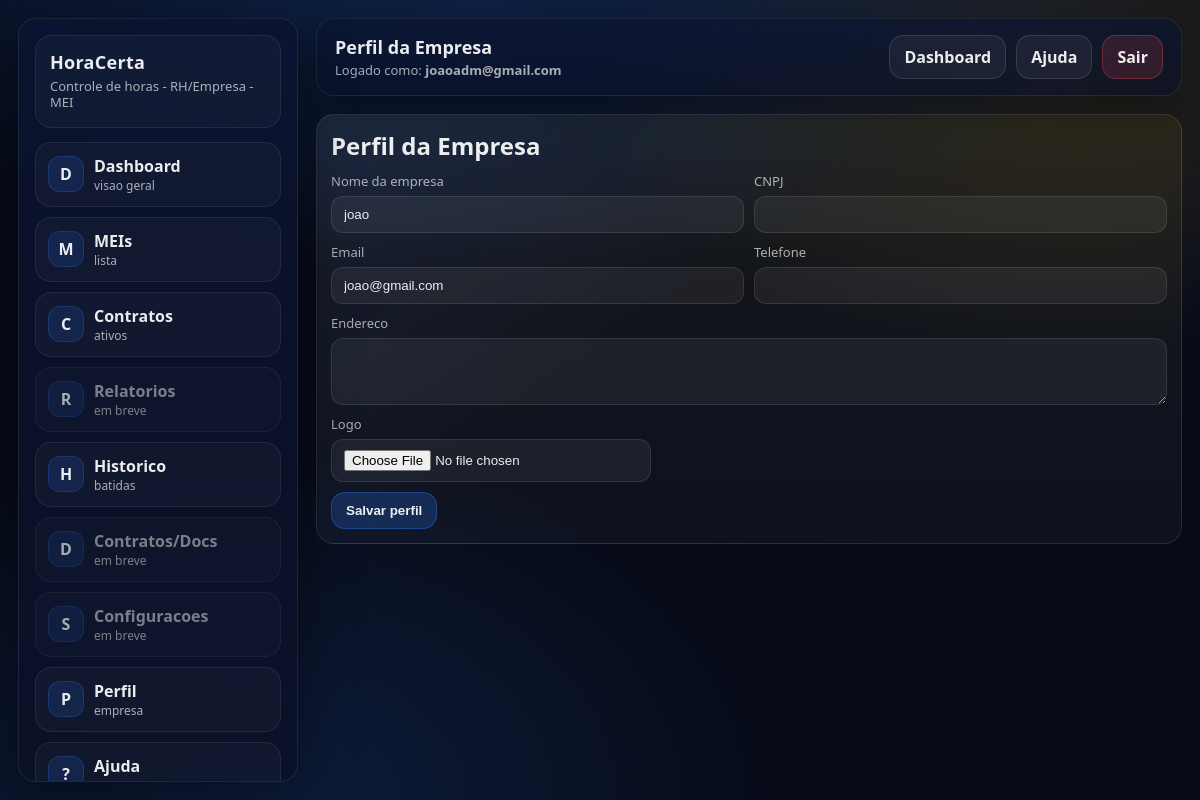
Page /dashboard/profile/ (signed in) on the committed database.
### accounts/models.py (models this page shows, shortened)
class User(AbstractUser):
    class Role(models.TextChoices):
        EMPRESA = "EMPRESA", "Empresa (RH/Admin)"
        FUNCIONARIO = "FUNCIONARIO", "Funcionário (MEI)"
    role = models.CharField(
        max_length=20,
        choices=Role.choices,
        default=Role.FUNCIONARIO,
    )
    email = models.EmailField(unique=True)  # <- importante

### companies/models.py (models this page shows, shortened)
class Company(models.Model):
    id = models.UUIDField(primary_key=True, default=uuid.uuid4, editable=False)
    name = models.CharField(max_length=120)
    cnpj = models.CharField(max_length=18, blank=True, default="")
    email = models.EmailField(blank=True, null=True)
    phone = models.CharField(max_length=30, blank=True, default="")
    address = models.TextField(blank=True, default="")
    logo = models.ImageField(upload_to="company_logos/", null=True, blank=True)
    owner = models.ForeignKey(
        settings.AUTH_USER_MODEL,
        on_delete=models.PROTECT,
        related_name="owned_companies",
    )
    created_at = models.DateTimeField(auto_now_add=True)
    class Meta:
        verbose_name = "Company"
        verbose_name_plural = "Companies"

### accounts/views.py (the view)
# urls.py: path("dashboard/profile/", views.company_profile, name="company_profile"),
@login_required
def company_profile(request):
    denied = _redirect_if_not_empresa(request)
    if denied:
        return denied
    company = _company_for_user(request.user)
    if not company:
        return redirect("dashboard_empresa")
    if request.method == "POST":
        form = CompanyProfileForm(request.POST, request.FILES, instance=company)
        if form.is_valid():
            form.save()
            return redirect("company_profile")
    else:
        form = CompanyProfileForm(instance=company)
    return render(request, "accounts/company_profile.html", {"form": form, "company": company})

### accounts/forms.py
class CompanyProfileForm(forms.ModelForm):
    class Meta:
        model = Company
        fields = ["name", "cnpj", "email", "phone", "address", "logo"]
        labels = {
            "name": "Nome da empresa",
            "cnpj": "CNPJ",
            "email": "Email",
            "phone": "Telefone",
            "address": "Endereco",
            "logo": "Logo",
        }
        widgets = {
            "address": forms.Textarea(attrs={"rows": 3}),
        }

### accounts/context_processors.py (called while the page is built)
def header_profile_media(request):
    if not getattr(request, "user", None) or not request.user.is_authenticated:
        return {}
    logo_url = ""
    photo_url = ""
    try:
        if request.user.role == "EMPRESA":
            company = request.user.owned_companies.first()
            if company and company.logo:
                logo_url = company.logo.url
        else:
            employee = getattr(request.user, "employee_profile", None)
            if employee and employee.profile_photo:
                photo_url = employee.profile_photo.url
    except Exception:
        pass
    return {
        "header_company_logo_url": logo_url,
        "header_profile_photo_url": photo_url,
    }

### accounts/views.py (called while the page is built)
def _company_for_user(user):
    return Company.objects.filter(owner=user).first()

def _redirect_if_not_empresa(request):
    if request.user.role != User.Role.EMPRESA:
        return redirect("dashboard")
    return None

### templates/accounts/company_profile.html (shortened to what this page needs)
{% extends "accounts/base.html" %}
{% block page_title %}Perfil da Empresa{% endblock %}
{% block content %}
  <section class="panel">
    <h2 style="margin:0;">Perfil da Empresa</h2>
    <form method="post" enctype="multipart/form-data" style="margin-top:10px;">
      <div class="row">
        <div class="field">
          <label>{{ form.name.label }}</label>
          {{ form.name }}
        </div>
        <div class="field">
          <label>{{ form.cnpj.label }}</label>
          {{ form.cnpj }}
        </div>
      </div>
      <div class="row" style="margin-top:10px;">
        <div class="field">
          <label>{{ form.email.label }}</label>
          {{ form.email }}
        </div>
        <div class="field">
          <label>{{ form.phone.label }}</label>
          {{ form.phone }}
        </div>
      </div>
      <div class="row" style="margin-top:10px;">
        <div class="field">
          <label>{{ form.address.label }}</label>
          {{ form.address }}
        </div>
      </div>
      <div class="row" style="margin-top:10px;">
        <div class="field" style="max-width:320px;">
          <label>{{ form.logo.label }}</label>
          {{ form.logo }}
        </div>
      </div>
      <div style="margin-top:10px;">
        <button class="btn primary" type="submit">Salvar perfil</button>
      </div>
    </form>
  </section>
{% endblock %}

### templates/accounts/base.html (shortened to what this page needs)
{% load static %}
<!doctype html>
<html lang="pt-br">
<head>
</head>
<body>
  {% if request.user.is_authenticated %}
    <div class="wrap">
      <aside class="sidebar">
        <div class="brand">
          <div class="name">HoraCerta</div>
          <div class="sub">Controle de horas - RH/Empresa - MEI</div>
        </div>
        <nav class="menu">
          {% if request.user.role == "EMPRESA" %}
            <a class="item" href="{% url 'dashboard_empresa' %}">
              <div class="icon">D</div>
              <div><strong>Dashboard</strong><div class="muted" style="font-size:12px">visao geral</div></div>
            </a>
            <a class="item" href="{% url 'company_meis' %}">
              <div class="icon">M</div>
              <div><strong>MEIs</strong><div class="muted" style="font-size:12px">lista</div></div>
            </a>
            <a class="item" href="{% url 'company_contracts' %}">
              <div class="icon">C</div>
              <div><strong>Contratos</strong><div class="muted" style="font-size:12px">ativos</div></div>
            </a>
            <a class="item muted" href="{% url 'company_reports' %}">
              <div class="icon">R</div>
              <div><strong>Relatorios</strong><div class="muted" style="font-size:12px">em breve</div></div>
            </a>
            <a class="item" href="{% url 'company_history' %}">
              <div class="icon">H</div>
              <div><strong>Historico</strong><div class="muted" style="font-size:12px">batidas</div></div>
            </a>
            <a class="item muted" href="{% url 'company_docs' %}">
              <div class="icon">D</div>
              <div><strong>Contratos/Docs</strong><div class="muted" style="font-size:12px">em breve</div></div>
            </a>
            <a class="item muted" href="{% url 'company_settings' %}">
              <div class="icon">S</div>
              <div><strong>Configuracoes</strong><div class="muted" style="font-size:12px">em breve</div></div>
            </a>
            <a class="item" href="{% url 'company_profile' %}">
              <div class="icon">P</div>
              <div><strong>Perfil</strong><div class="muted" style="font-size:12px">empresa</div></div>
            </a>
          {% endif %}
          <a class="item" href="{% url 'help' %}">
            <div class="icon">?</div>
            <div><strong>Ajuda</strong><div class="muted" style="font-size:12px">como usar</div></div>
          </a>
        </nav>
      </aside>
      <main class="main">
        <header class="topbar">
          <div class="top-left">
            <div class="top-heading">
              <div class="title">{% block page_title %}HoraCerta{% endblock %}</div>
            </div>
            <div class="meta">Logado como: <strong>{{ request.user.email|default:request.user.username }}</strong></div>
          </div>
          <div class="top-actions">
            <a class="btn" href="{% url 'dashboard' %}">Dashboard</a>
            <a class="btn" href="{% url 'help' %}">Ajuda</a>
            <a class="btn danger" href="{% url 'logout' %}">Sair</a>
          </div>
        </header>
        <section class="content">
          {% block content %}{% endblock %}
        </section>
      </main>
    </div>
  {% endif %}
</body>
</html>

### templates/accounts/base.html (style rules this page uses)
:root { --bg:#070b18; --panel:#0b1430; --panel2:#0a1026; --stroke:rgba(255,255,255,.08); --border:rgba(255,255,255,.10); --text:rgba(255,255,255,.92); --muted:rgba(255,255,255,.65); --blue:#2f7cff; --yellow:#ffd24a; --ok:#29d17d; --warn:#ffb020; --danger:#ff4d5a; --radius:18px; --shadow: 0 18px 60px rgba(0,0,0,.45); }
* { box-sizing:border-box; }
body { margin:0; font-family: system-ui, -apple-system, Segoe UI, Roboto, Arial, sans-serif; background: radial-gradient(1200px 600px at 40% -10%, rgba(47,124,255,.25), transparent 60%), radial-gradient(900px 500px at 90% 10%, rgba(255,210,74,.12), transparent 55%), radial-gradient(900px 600px at 20% 100%, rgba(47,124,255,.16), transparent 60%), var(--bg); color: var(--text); min-height:100vh; }
a { color:inherit; text-decoration:none; }
.wrap { display:flex; min-height:100vh; gap:18px; padding:18px; }
.sidebar { width:280px; background: linear-gradient(180deg, rgba(11,20,48,.86), rgba(10,16,38,.86)); border:1px solid var(--stroke); border-radius: var(--radius); box-shadow: var(--shadow); padding:16px; position: sticky; top:18px; height: calc(100vh - 36px); overflow:auto; }
.brand { padding:14px 14px 16px; border:1px solid var(--stroke); border-radius: 16px; background: rgba(255,255,255,.03); }
.brand .name { font-weight:800; letter-spacing:.3px; font-size: 18px; margin-bottom:4px; }
.brand .sub { color:var(--muted); font-size:13px; line-height:1.25; }
.menu { margin-top:14px; display:flex; flex-direction:column; gap:10px; }
.item { display:flex; align-items:center; gap:10px; padding:12px 12px; border:1px solid var(--stroke); border-radius: 16px; background: rgba(255,255,255,.03); transition: transform .08s ease, border-color .12s ease, background .12s ease; }
.item .icon { width:36px; height:36px; border-radius: 12px; display:grid; place-items:center; background: rgba(47,124,255,.14); border:1px solid rgba(47,124,255,.22); color: rgba(255,255,255,.92); font-weight:800; }
.item.muted { opacity:.7; }
.main { flex:1; min-width:0; display:flex; flex-direction:column; gap:18px; }
.topbar { display:flex; align-items:center; justify-content:space-between; gap:12px; padding:16px 18px; border-radius: var(--radius); border:1px solid var(--stroke); background: linear-gradient(180deg, rgba(11,20,48,.72), rgba(10,16,38,.66)); box-shadow: var(--shadow); }
.top-left .title { font-size:18px; font-weight:800; margin-bottom:2px; }
.top-heading { display:flex; align-items:center; gap:10px; }
.top-left .meta { color:var(--muted); font-size:13px; }
.top-actions { display:flex; align-items:center; gap:10px; flex-wrap:wrap; }
.btn { display:inline-flex; align-items:center; justify-content:center; padding:10px 14px; border-radius: 14px; border:1px solid rgba(255,255,255,.12); background: rgba(255,255,255,.05); color: rgba(255,255,255,.92); font-weight:700; cursor:pointer; }
.btn.primary { background: rgba(47,124,255,.22); border-color: rgba(47,124,255,.35); }
.btn.danger { background: rgba(255,77,90,.14); border-color: rgba(255,77,90,.30); }
.content { padding:0; }
.muted { color: var(--muted); }

### templates/accounts/company_profile.html (style rules this page uses)
.panel { border:1px solid var(--border); border-radius: var(--radius); background: linear-gradient(140deg, rgba(79,124,255,.10), transparent 42%), linear-gradient(180deg, rgba(250,204,21,.06), rgba(255,255,255,.03)); padding:14px; }
.row { display:flex; gap:10px; flex-wrap:wrap; align-items:flex-end; }
.field { display:flex; flex-direction:column; gap:6px; min-width:220px; flex:1; }
label { color:var(--muted); font-size:13px; }
input, textarea { width:100%; padding:10px 12px; border-radius:12px; border:1px solid var(--border); background:rgba(255,255,255,.06); color:var(--text); outline:none; }

### rows in the picture
User: user.email "joaoadm@gmail.com"
Company: name "joao", email "joao@gmail.com"
